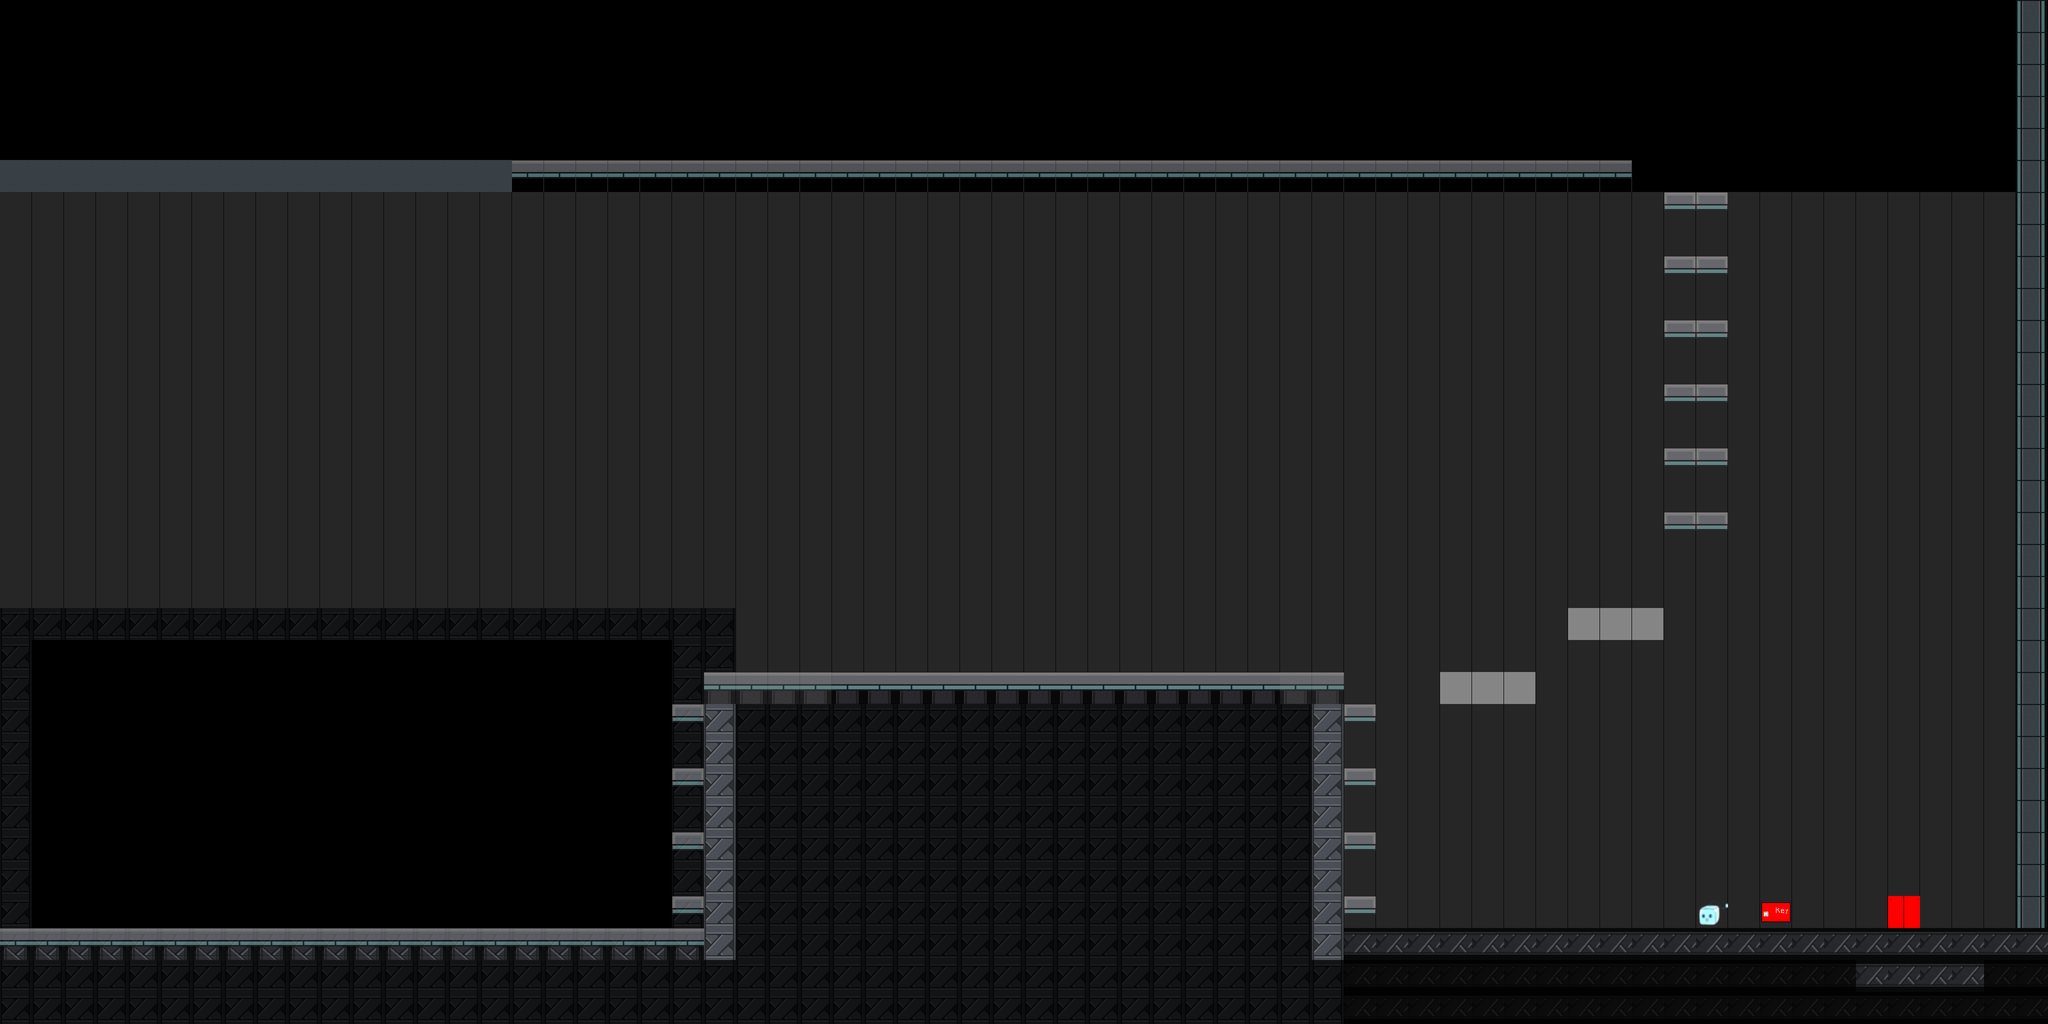

Rendered tile map (Tiled .tmx) drawn with the repository's tilesets; below, a short description and the map source with its tile grids summarised:
An orthogonal 64x32 tile map with 64x64 px tiles, 4 tile layers (背景, 地形, アイテム, 敵), 4 tilesets.

<map version="1.4" tiledversion="1.4.2" orientation="orthogonal" renderorder="right-down" width="64" height="32" tilewidth="64" tileheight="64" infinite="0" nextlayerid="5" nextobjectid="1">
 <editorsettings>
  <export format="csv" />
 </editorsettings>
 <tileset firstgid="1" name="back_chip00" tilewidth="64" tileheight="64" tilecount="32" columns="8">
  <image source="back_chip00.png" width="512" height="256" />
 </tileset>
 <tileset firstgid="33" name="terrin_chip00" tilewidth="64" tileheight="64" tilecount="32" columns="8">
  <image source="terrin_chip00.png" width="512" height="256" />
 </tileset>
 <tileset firstgid="65" name="enemy_chip00" tilewidth="64" tileheight="64" tilecount="8" columns="8">
  <image source="enemy_chip00.png" width="512" height="64" />
 </tileset>
 <tileset firstgid="73" name="item_chip02" tilewidth="64" tileheight="64" tilecount="8" columns="8">
  <image source="item_chip02.png" width="512" height="64" />
 </tileset>
 <layer id="1" name="背景" width="64" height="32" opacity="0.15">
  <data>[2048 cells, 1868 non-empty, 5 distinct tile ids]</data>
 </layer>
 <layer id="2" name="地形" width="64" height="32" opacity="0.44">
  <data>[2048 cells, 190 non-empty, 9 distinct tile ids]</data>
 </layer>
 <layer id="4" name="アイテム" width="64" height="32">
  <data>[2048 cells, 2 non-empty, 2 distinct tile ids]</data>
 </layer>
 <layer id="3" name="敵" width="64" height="32">
  <data>[2048 cells, 1 non-empty, 1 distinct tile ids]</data>
 </layer>
</map>
